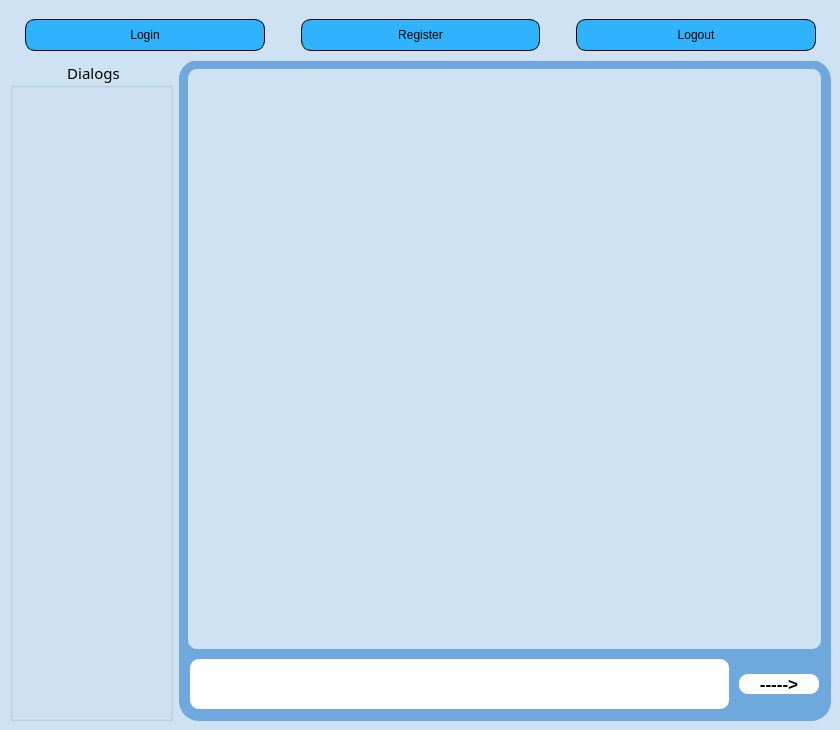
<?xml version="1.0" encoding="UTF-8"?>
<ui version="4.0">
 <class>MainWindow</class>
 <widget class="QMainWindow" name="MainWindow">
  <property name="geometry">
   <rect>
    <x>0</x>
    <y>0</y>
    <width>840</width>
    <height>730</height>
   </rect>
  </property>
  <property name="sizePolicy">
   <sizepolicy hsizetype="Fixed" vsizetype="Fixed">
    <horstretch>0</horstretch>
    <verstretch>0</verstretch>
   </sizepolicy>
  </property>
  <property name="maximumSize">
   <size>
    <width>840</width>
    <height>730</height>
   </size>
  </property>
  <property name="windowTitle">
   <string>MainWindow</string>
  </property>
  <property name="styleSheet">
   <string notr="true">background-color:rgb(207,226,243);</string>
  </property>
  <widget class="QWidget" name="centralwidget">
   <property name="sizePolicy">
    <sizepolicy hsizetype="Maximum" vsizetype="Maximum">
     <horstretch>0</horstretch>
     <verstretch>0</verstretch>
    </sizepolicy>
   </property>
   <widget class="QWidget" name="layoutWidget">
    <property name="geometry">
     <rect>
      <x>10</x>
      <y>60</y>
      <width>821</width>
      <height>661</height>
     </rect>
    </property>
    <layout class="QHBoxLayout" name="horizontalLayout" stretch="1,4">
     <item>
      <widget class="QGroupBox" name="groupBox">
       <property name="enabled">
        <bool>true</bool>
       </property>
       <property name="font">
        <font>
         <family>Cascadia Mono</family>
         <pointsize>11</pointsize>
        </font>
       </property>
       <property name="layoutDirection">
        <enum>Qt::LeftToRight</enum>
       </property>
       <property name="styleSheet">
        <string notr="true">background-color: rgb(111, 168, 220);
border-radius: 20px;
QGroupBox::title {
    subcontrol-origin:  padding;
    subcontrol-position: top left; 
    padding: -16 12px 0 12px;x
}</string>
       </property>
       <property name="title">
        <string>Dialogs</string>
       </property>
       <property name="alignment">
        <set>Qt::AlignCenter</set>
       </property>
      </widget>
     </item>
     <item>
      <widget class="QFrame" name="frame">
       <property name="sizePolicy">
        <sizepolicy hsizetype="Expanding" vsizetype="Expanding">
         <horstretch>0</horstretch>
         <verstretch>0</verstretch>
        </sizepolicy>
       </property>
       <property name="styleSheet">
        <string notr="true">background-color: rgb(111, 168, 220);
border-radius: 20px;</string>
       </property>
       <property name="frameShape">
        <enum>QFrame::StyledPanel</enum>
       </property>
       <property name="frameShadow">
        <enum>QFrame::Raised</enum>
       </property>
       <widget class="QSplitter" name="splitter">
        <property name="geometry">
         <rect>
          <x>0</x>
          <y>0</y>
          <width>651</width>
          <height>651</height>
         </rect>
        </property>
        <property name="sizePolicy">
         <sizepolicy hsizetype="Preferred" vsizetype="Preferred">
          <horstretch>0</horstretch>
          <verstretch>0</verstretch>
         </sizepolicy>
        </property>
        <property name="orientation">
         <enum>Qt::Vertical</enum>
        </property>
        <property name="opaqueResize">
         <bool>true</bool>
        </property>
        <property name="handleWidth">
         <number>0</number>
        </property>
        <property name="childrenCollapsible">
         <bool>false</bool>
        </property>
        <widget class="QGroupBox" name="groupBox_2">
         <property name="title">
          <string/>
         </property>
         <layout class="QVBoxLayout" name="verticalLayout">
          <item>
           <widget class="QListWidget" name="chatW">
            <property name="sizePolicy">
             <sizepolicy hsizetype="Preferred" vsizetype="Preferred">
              <horstretch>0</horstretch>
              <verstretch>0</verstretch>
             </sizepolicy>
            </property>
            <property name="minimumSize">
             <size>
              <width>0</width>
              <height>550</height>
             </size>
            </property>
            <property name="font">
             <font>
              <family>Cascadia Mono</family>
              <pointsize>10</pointsize>
              <bold>false</bold>
             </font>
            </property>
            <property name="styleSheet">
             <string notr="true">QListWidget::item {
    border-style: solid;
    border-width:1px;
    border-color:black;
    background-color: white;
	border-radius: 10px;
	margin: 3px
 }
QListWidget::item:selected {
     border-style: solid;
     border-width:1px;
     border-color:black;
     background-color: (200, 200, 200);
 }
QListWidget {
	background-color: rgb(207, 226, 243);
	border-radius: 9px;
}</string>
            </property>
            <property name="verticalScrollBarPolicy">
             <enum>Qt::ScrollBarAsNeeded</enum>
            </property>
            <property name="horizontalScrollBarPolicy">
             <enum>Qt::ScrollBarAlwaysOff</enum>
            </property>
            <property name="alternatingRowColors">
             <bool>false</bool>
            </property>
            <property name="selectionMode">
             <enum>QAbstractItemView::NoSelection</enum>
            </property>
            <property name="textElideMode">
             <enum>Qt::ElideNone</enum>
            </property>
            <property name="isWrapping" stdset="0">
             <bool>false</bool>
            </property>
            <property name="wordWrap">
             <bool>true</bool>
            </property>
            <property name="selectionRectVisible">
             <bool>false</bool>
            </property>
           </widget>
          </item>
         </layout>
        </widget>
        <widget class="QWidget" name="layoutWidget">
         <layout class="QHBoxLayout" name="horizontalLayout_2">
          <property name="spacing">
           <number>10</number>
          </property>
          <property name="sizeConstraint">
           <enum>QLayout::SetDefaultConstraint</enum>
          </property>
          <property name="leftMargin">
           <number>11</number>
          </property>
          <property name="topMargin">
           <number>0</number>
          </property>
          <property name="rightMargin">
           <number>11</number>
          </property>
          <property name="bottomMargin">
           <number>0</number>
          </property>
          <item>
           <widget class="QTextEdit" name="msgEdit">
            <property name="sizePolicy">
             <sizepolicy hsizetype="Preferred" vsizetype="Maximum">
              <horstretch>0</horstretch>
              <verstretch>0</verstretch>
             </sizepolicy>
            </property>
            <property name="maximumSize">
             <size>
              <width>539</width>
              <height>50</height>
             </size>
            </property>
            <property name="font">
             <font>
              <family>Cascadia Mono</family>
              <pointsize>13</pointsize>
             </font>
            </property>
            <property name="styleSheet">
             <string notr="true">background-color: rgb(255, 255, 255);
border-radius: 9px</string>
            </property>
            <property name="verticalScrollBarPolicy">
             <enum>Qt::ScrollBarAlwaysOff</enum>
            </property>
            <property name="horizontalScrollBarPolicy">
             <enum>Qt::ScrollBarAlwaysOff</enum>
            </property>
            <property name="sizeAdjustPolicy">
             <enum>QAbstractScrollArea::AdjustToContents</enum>
            </property>
            <property name="lineWrapMode">
             <enum>QTextEdit::WidgetWidth</enum>
            </property>
            <property name="lineWrapColumnOrWidth">
             <number>0</number>
            </property>
            <property name="acceptRichText">
             <bool>false</bool>
            </property>
            <property name="cursorWidth">
             <number>1</number>
            </property>
           </widget>
          </item>
          <item>
           <widget class="QPushButton" name="sendButton">
            <property name="sizePolicy">
             <sizepolicy hsizetype="Preferred" vsizetype="Maximum">
              <horstretch>0</horstretch>
              <verstretch>0</verstretch>
             </sizepolicy>
            </property>
            <property name="minimumSize">
             <size>
              <width>80</width>
              <height>0</height>
             </size>
            </property>
            <property name="maximumSize">
             <size>
              <width>80</width>
              <height>16777215</height>
             </size>
            </property>
            <property name="font">
             <font>
              <pointsize>13</pointsize>
              <bold>true</bold>
             </font>
            </property>
            <property name="styleSheet">
             <string notr="true">background-color: rgb(255, 255, 255);
border-radius: 9px;</string>
            </property>
            <property name="text">
             <string>-----&gt;</string>
            </property>
            <property name="autoDefault">
             <bool>true</bool>
            </property>
            <property name="default">
             <bool>true</bool>
            </property>
           </widget>
          </item>
         </layout>
        </widget>
       </widget>
      </widget>
     </item>
    </layout>
   </widget>
   <widget class="QWidget" name="horizontalLayoutWidget">
    <property name="geometry">
     <rect>
      <x>10</x>
      <y>10</y>
      <width>821</width>
      <height>51</height>
     </rect>
    </property>
    <layout class="QHBoxLayout" name="horizontalLayout_3">
     <item>
      <widget class="QPushButton" name="loginB">
       <property name="styleSheet">
        <string notr="true">border-style: solid;
border-width:1px;
border-color:black;
background-color: rgb(48,179,255);
border-radius: 10px;
min-height: 30px;
margin: 0px 15px;</string>
       </property>
       <property name="text">
        <string>Login</string>
       </property>
      </widget>
     </item>
     <item>
      <widget class="QPushButton" name="regB">
       <property name="styleSheet">
        <string notr="true">border-style: solid;
border-width:1px;
border-color:black;
background-color: rgb(48,179,255);
border-radius: 10px;
min-height: 30px;
margin: 0px 15px;</string>
       </property>
       <property name="text">
        <string>Register</string>
       </property>
      </widget>
     </item>
     <item>
      <widget class="QPushButton" name="logoutB">
       <property name="styleSheet">
        <string notr="true">border-style: solid;
border-width:1px;
border-color:black;
background-color: rgb(48,179,255);
border-radius: 10px;
min-height: 30px;
margin: 0px 15px;</string>
       </property>
       <property name="text">
        <string>Logout</string>
       </property>
      </widget>
     </item>
    </layout>
   </widget>
  </widget>
  <action name="actionchat">
   <property name="text">
    <string>chat</string>
   </property>
   <property name="shortcut">
    <string>Return</string>
   </property>
  </action>
 </widget>
 <resources/>
 <connections/>
</ui>
